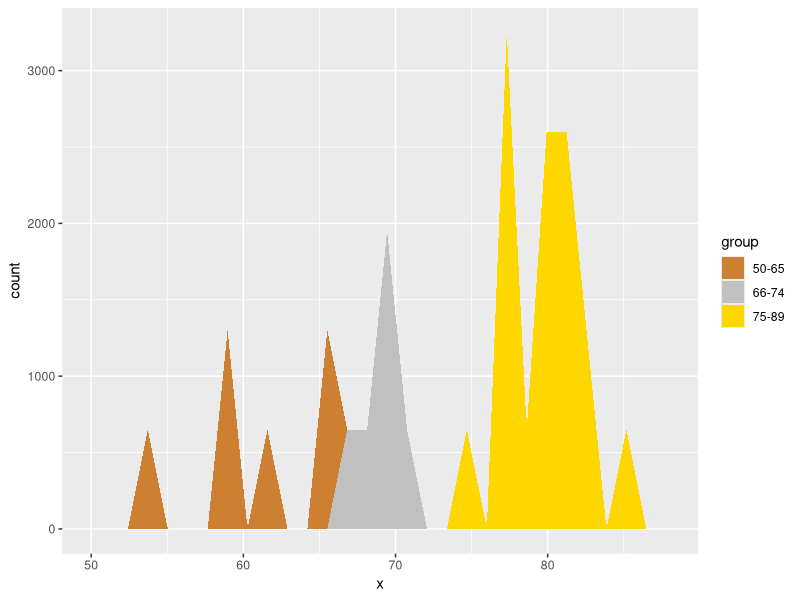

Reproduce this figure in R.
x <- read.csv("ratings.csv", header =F)$V1
df <- data.frame(x)
df$group = ifelse(df$x < 66, "50-65", ifelse(df$x < 75, "66-74", "75-89"))
library(ggplot2)
ggplot(df, aes(x, fill = group)) + scale_fill_manual(values = c("50-65" = "#CD7F32", "66-74" = "#C0C0C0","75-89" = "gold"))  + xlim(50,88) + geom_area(stat="bin")
